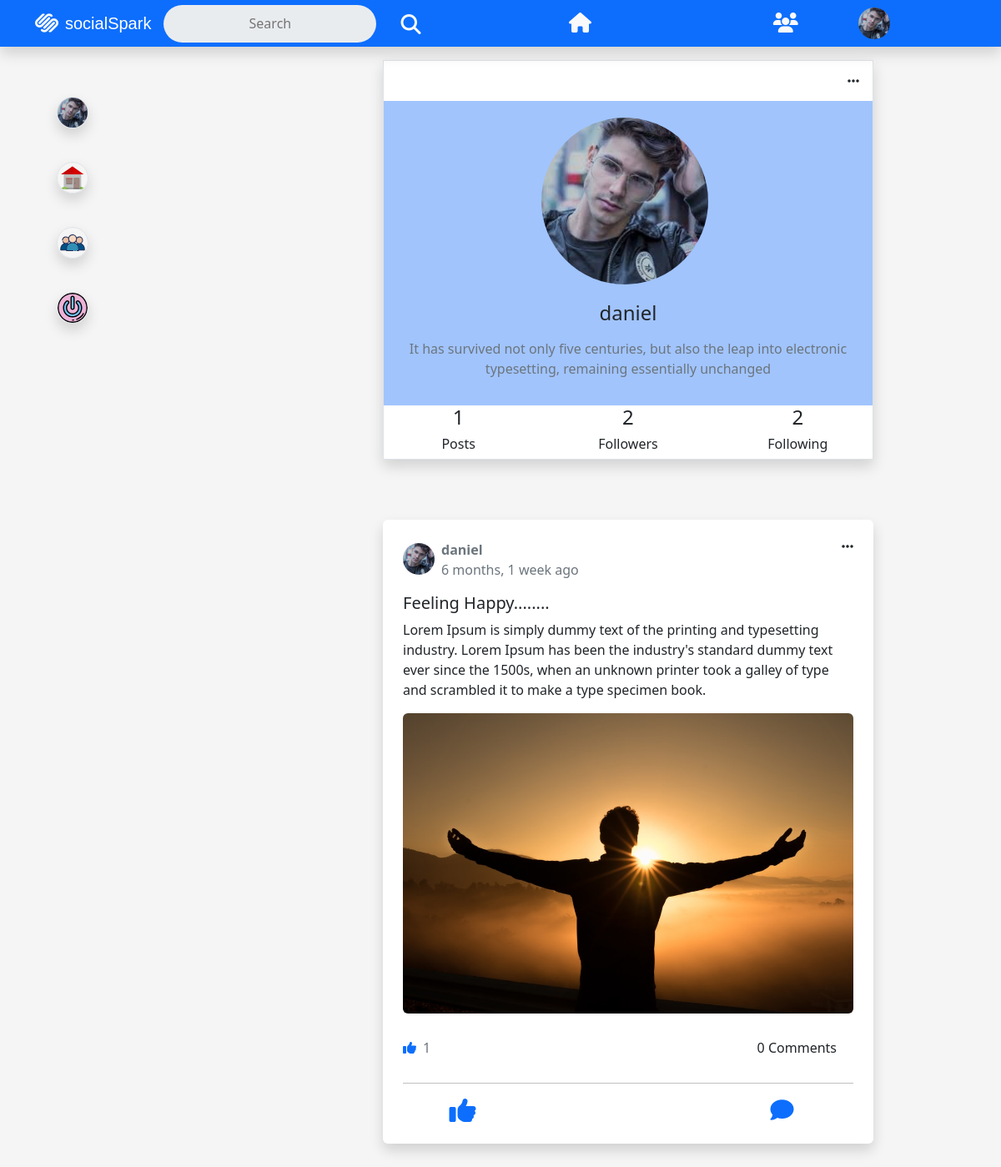
The page /user/profile (signed in) on the database its author committed.
### blogapp/models.py (models this page shows, shortened)
class User(AbstractUser):
    profile_pic = models.ImageField(upload_to='profile_pics', default='default/pro_pic.png')

class UserProfile(models.Model):
    user = models.OneToOneField(User, on_delete=models.CASCADE, related_name='user_profile')
    bio = models.CharField(max_length=120, null=True, blank=True)
    mobile = models.CharField(max_length=12, null=True, blank=True)
    dob = models.DateField(null=True, blank=True)
    GENDER_CHOICES = (
        ('male', 'male'),
        ('female', 'female'),
        ('other', 'other')
    )
    gender = models.CharField(max_length=12, choices=GENDER_CHOICES, null=True, blank=True)
    following = models.ManyToManyField(User, related_name='followings', blank=True)
    followers = models.ManyToManyField(User, related_name='followers', blank=True)
    @property
    def get_following(self):
        return self.following.all()
    @property
    def get_following_count(self):
        return self.get_following.count()
    @property
    def get_followers(self):
        return self.followers.all()
    @property
    def get_followers_count(self):
        return self.get_followers.count()

class Blogs(models.Model):
    user = models.ForeignKey(User, on_delete=models.CASCADE, related_name='user_blog')
    title = models.CharField(max_length=120, null=True, blank=True)
    description = models.TextField()
    image = models.ImageField(upload_to='blog_images', null=True, blank=True)
    created_at = models.DateTimeField(auto_now_add=True)
    updated_at = models.DateTimeField(auto_now=True)
    liked_by = models.ManyToManyField(User)
    class Meta:
        ordering = ['-updated_at']
    @property
    def get_liked_users(self):
        return self.liked_by.all()
    @property
    def get_likes_count(self):
        return self.get_liked_users.count()

### blogapp/views.py (the view, shortened to what this page needs)
# urls.py: path('user/profile', views.MyProfileView.as_view(), name='my-profile'),
@method_decorator(login_required(login_url='signin'), name='dispatch')
class MyProfileView(View):
    def get(self, request):
        return render(request, 'my_profile.html')

### blogapp/templates/my_profile.html (shortened to what this page needs)
{% extends 'base.html' %}
{% load static %}
{% block content %}
<div class="row mt-5">
    <div class="col-lg-3">
            {% include 'includes/leftbar.html' %}
        </div>
    <div class="col-lg-6 mx-auto">
        <div class="profile-card mt-4 border shadow bg-white " >
            <div class="d-flex justify-content-end p-3">
                <i class="fas fa-ellipsis-h " type="button" id="post1Menu" data-bs-toggle="dropdown"
                            aria-expanded="false"></i>
            </div>
        <div class="text-center p-3  w-100" style="background-color:#A1C4FD;">
            <div class="p-1">
                <img src="{{request.user.profile_pic.url}}" alt="avatar" class="rounded-circle me-2"
                    data-bs-toggle="modal" data-bs-target="#profilePic" role="button"
                    style=" width: 200px; height: 200px; object-fit: cover;" />
            </div>
            <h4 class="my-3">{{request.user}}</h4>
            {% if user.user_profile.bio %}
            <p class="text-secondary s-5">{{user.user_profile.bio}}</p>
            {% endif %}
        </div>
        <div class="row d-flex justify-content-around p-0 text-center  ">
            <div class="col-3">
                <h4>{{request.user.user_blog.all.count}}</h4>
                <h6>Posts</h6>
            </div>
            <div class="col-3 followers_container">
                <div data-bs-toggle="modal" data-bs-target="#followers" role="button">
                    {% if request.user.user_profile.get_followers_count %}
                    <h4 class="followers_count">{{request.user.user_profile.get_followers_count}}</h4>
                    {% else %}
                    <h4 class="followers_count">0</h4>
                    {% endif %}
                    <h6>Followers</h6>
                </div>
            </div>
            <div class="col-3 refresh_following text-center">
                <div data-bs-toggle="modal" data-bs-target="#following" role="button">
                    <div class="text-center ">
                        {% if request.user.user_profile.get_following_count %}
                        <h4 class="text-center following_count">{{request.user.user_profile.get_following_count}}</h4>
                        {% else %}
                        <h4 class="following_count">0</h4>
                        {% endif %}
                        <h6>Following</h6>
                    </div>
                </div>
            </div>
        </div>
        </div>
        <div class="pb-5">
            <div class="d-flex flex-column justify-content-center w-100 mx-auto" style="padding-top: 56px;">
                {% if request.user.user_blog %}
                {% for blog in request.user.user_blog.all %}
                <div class="bg-white p-4 rounded shadow mt-3">
                    <div class="d-flex justify-content-between">
                        <a href="{% url 'other-profile' blog.user.id %}">
                            <div class="d-flex">
                                <img src="{{blog.user.profile_pic.url}}" alt="avatar" class="rounded-circle mt-1 me-2"
                                    style="width: 38px; height: 38px; object-fit: cover" />
                                <div>
                                    <p class="m-0 text-muted fw-bold p-0">{{blog.user}}</p>
                                    <span class="text-muted fs-6">{{blog.updated_at | timesince}} ago</span>
                                </div>
                            </div>
                        </a>
                        {% if blog.user == request.user %}
                        <i class="fas fa-ellipsis-h" type="button" id="post1Menu" data-bs-toggle="dropdown"
                            aria-expanded="false"></i>
                        {% endif %}
                    </div>
                    <div class="mt-3">
                        <div>
                            {% if blog.title %}
                            <h5>{{blog.title}}</h5>
                            {% endif %}
                            <p>
                                {{blog.description}}
                            </p>
                            {% if blog.image %}
                            <img src="{{blog.image.url}}" alt="post image" class="img-fluid rounded" />
                            {% endif %}
                        </div>
                        <div class="post__comment mt-3 position-relative">
                            <div class="d-flex align-items-center top-0 start-0 position-absolute"
                                style="height: 50px; z-index: 5">
                                <div class="me-2">
                                    <i class="fa-solid fa-thumbs-up text-primary"></i>
                                </div>
                                <p class="m-0 text-muted fs-7 like_count{{blog.id}}">{{ blog.get_likes_count}}</p>
                            </div>
                            <div class="accordion" id="accordionExample">
                                <div class="accordion-item border-0">
                                    <h2 class="accordion-header ms-5" id="headingTwo">
                                        <div class="view_comment accordion-button collapsed pointer d-flex justify-content-end"
                                            data-bs-toggle="collapse" data-bs-target="#collapsePost{{blog.id}}"
                                            aria-expanded="false" aria-controls="collapsePost{{blog.id}}" role="button">
                                            <p class="m-0 comment_count{{blog.id}}">{{blog.blog_comment.all.count}}
                                                Comments</p>
                                        </div>
                                    </h2>
                                    <hr />
                                    <div class="d-flex justify-content-around">
                                        <div class="like_container{{blog.id}} like_container">
                                            <div class="like_btn d-flex justify-content-center align-items-center like_btn"
                                                role="button">
                                                {% if request.user in blog.liked_by.all %}
                                                <i class="fa-solid fa-thumbs-up text-primary fs-2"></i>
                                                <input type="hidden" name="" class="is_liked" value="True">
                                                {% else %}
                                                <i class="fa-solid fa-thumbs-up text-primary fs-2"></i>
                                                {% endif %}
                                            </div>
                                        </div>
                                        <div class="ms-3  view_comment dropdown-item rounded d-flex justify-content-end align-items-center pointer text-muted w-50"
                                            data-bs-toggle="collapse" data-bs-target="#collapsePost{{blog.id}}"
                                            aria-expanded="false" aria-controls="collapsePost{{blog.id}}" role="button">
                                            <i class="fas fa-comment fs-3 me-3  text-primary "></i>
                                        </div>
                                    </div>
                                </div>
                            </div>
                        </div>
                    </div>
                </div>
                {% endfor%}
                {% else %}
                <h1 class="text-muted text-center mt-5">No Blog</h1>
                {% endif %}
            </div>
        </div>
    </div>
</div>
{% endblock %}

### blogapp/templates/base.html (shortened to what this page needs)
<!DOCTYPE html>
<html lang="en">
{% load static %}
<head>
    <link rel="stylesheet" href="https://cdnjs.cloudflare.com/ajax/libs/font-awesome/5.15.4/css/all.min.css"
 />
    <link href="https://cdn.jsdelivr.net/npm/bootstrap@5.2.0/dist/css/bootstrap.min.css" rel="stylesheet"
>
    <link href="https://cdnjs.cloudflare.com/ajax/libs/OwlCarousel2/2.3.4/assets/owl.carousel.min.css" rel="stylesheet">
    <link rel="stylesheet" href="{% static 'css/style.css' %}">
</head>
<body class=" postion-relative" style="background-color:#F5F5F5;">
    {% include 'includes/navbar.html' %}
    {% block content %}
    {% endblock %}
</body>
</html>

### blogapp/templates/includes/navbar.html (shortened to what this page needs)
<div class="bg-primary d-flex align-items-center shadow w-100"
    style="min-height: 56px; position: fixed; top: 0; z-index: 12;">
    <div class="container">
        <div class="row align-items-center">
            <div class="col d-flex align-items-center">
                <i class="fa-brands fa-squarespace fs-3 text-light"></i>
                <a href="{% url 'home' %}" class="logo p-2" style="color:white;font-size:20px;">socialSpark</a>
                <div class="input-group ms-2" type="button">
                    <span class="d-none d-lg-block">
                        <div>
                            <form class="d-flex" action="{% url 'search-blogs' %}">
                                <input name="search-input" style="min-height: 20px; min-width: 200px" type="text"
                                    class="input-group-text bg-gray border-0 rounded-pill" placeholder="Search" />
                                <button class="btn btn-outline-primary" type="submit">
                                    <i class="fas fa-search me-2 text-light fs-4 ms-3 pt-1"></i>
                                </button>
                            </form>
                        </div>
                    </span>
                </div>
            </div>
            <div class=" col d-none d-xl-flex justify-content-center">
                <a href="{% url 'home' %}" class="mx-4">
                    <button type="button" class="btn  btn-outline-primary px-4">
                        <i class="fas fa-home text-light fs-4"></i>
                    </button>
                </a>
            </div>
            <div class="col d-flex align-items-center justify-content-center">
                <div class="mx-lg-4 suggestion_contaner">
                    <a href="{% url 'connections' %}"><i  class="position-relative fas fa-users text-light fs-4"></i></a>
                </div>
                <div class="align-items-center justify-content-center ms-5  d-none d-lg-flex" type="button" id="secondMenu"
                    data-bs-toggle="dropdown" aria-expanded="false" data-bs-auto-close="outside">
                    <img src="{{request.user.profile_pic.url}}" class="rounded-circle me-2" alt="avatar"
                        style="width: 38px; height: 38px; object-fit: cover" />
                </div>
                <div class="rounded-circle p-lg-1 bg-gray d-flex align-items-center justify-content-center ms-4 ms-lg-0 mx-lg-2"
                    style="width: 38px; height: 38px" type="button" id="secondMenu" data-bs-toggle="dropdown"
                    aria-expanded="false" data-bs-auto-close="outside">
                </div>
            </div>
        </div>
    </div>
</div>

### blogapp/templates/includes/leftbar.html (shortened to what this page needs)
{% load static %}
<div class="d-none d-lg-block h-100 scrollbar " style="position: fixed; top: 0; width: 15%;">
    <li class="dropdown-item p-1 rounded">
        <a href="{% url 'my-profile' %}" class="d-flex align-items-center text-decoration-none text-dark">
            <div class="p-3 ms-5">
                <img src="{{request.user.profile_pic.url}}" alt="avatar" class="rounded-circle me-2 border shadow"
                    style="width: 38px; height: 38px; object-fit: cover" />
            </div>
        </a>
    </li>
    <li class="dropdown-item p-1 rounded">
        <a href="{% url 'home'  %}" class="d-flex align-items-center text-decoration-none text-dark">
            <div class="p-3 ms-5 " >
               <img class="me-2 h-20px fa-fw rounded-circle border shadow" src="{% static 'assets/home.svg' %} " alt=""
                     style="width: 38px; height: 38px; object-fit: cover" />
            </div>
        </a>
    </li>
    <li class="dropdown-item p-1 rounded">
        <a href="{% url 'connections' %}" class="d-flex align-items-center text-decoration-none text-dark " >
            <div class="p-3 ms-5" >
                <img class="me-2 h-20px fa-fw rounded-circle  border shadow" src="{% static 'assets/person.svg' %} " alt=""
                     style="width: 38px; height: 38px; object-fit: cover" />
            </div>
        </a>
    </li>
    <li class="dropdown-item p-1 rounded">
        <a href="{% url 'signout'%}" class="d-flex align-items-center text-decoration-none text-dark">
            <div class="p-3 ms-5">
                 <img class="me-2 h-20px fa-fw rounded-circle  border shadow" src="{% static 'assets/power-svgrepo-com.svg' %}" alt=""
                     style="width: 38px; height: 38px; object-fit: cover" />
            </div>
        </a>
    </li>
</div>

### static/css/style.css (style rules this page uses)
a { text-decoration: none; color: #000 }
.logo { font-family: 'Poppins', sans-serif; }
.post__comment .accordion-button::after { margin-left: 0 !important; display: none !important; }
button { background: #fff; border: unset; outline: 0; font-size: 18px; cursor: pointer; color: #65676b; padding: 5px 10px; }
.scrollbar { overflow: auto !important; overflow-x: hidden !important; }
html { --scrollbarBG: #fff; --thumbBG: #fff; }
.scrollbar { scrollbar-width: thin; scrollbar-color: var(--thumbBG) var(--scrollbarBG); }

### rows shown on the page
User: user.profile_pic (picture), user "daniel", user_profile.bio "It has survived not only five centuries, but also the leap into electronic typesetting, remaining essentially unchanged", user.user_blog.all.count "1", user.user_profile.get_followers_count "2", user.user_profile.get_following_count "2"
Blogs: user.profile_pic (picture), user "daniel", updated_at "6 months, 1 week", title "Feeling Happy........", description "Lorem Ipsum is simply dummy text of the printing and typesetting industry. Lorem Ipsum has been the industry's standard dummy text ever since the 1500s, when an unknown printer took a galley of type and scrambled it to make a type specimen book.", image (picture), get_likes_count "1", blog_comment.all.count "0"
